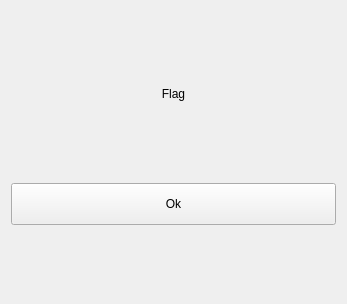
<?xml version="1.0" encoding="UTF-8"?>
<ui version="4.0">
 <class>DateSelector</class>
 <widget class="QDialog" name="DateSelector">
  <property name="geometry">
   <rect>
    <x>0</x>
    <y>0</y>
    <width>347</width>
    <height>304</height>
   </rect>
  </property>
  <property name="windowTitle">
   <string>Date Selector</string>
  </property>
  <property name="styleSheet">
   <string notr="true">/*#DateSelector{

background-color:white; border: 1px solid rgb(125,125,125);

}*/</string>
  </property>
  <layout class="QGridLayout" name="gridLayout">
   <item row="2" column="0">
    <widget class="QToolButton" name="btnOk">
     <property name="sizePolicy">
      <sizepolicy hsizetype="Preferred" vsizetype="Fixed">
       <horstretch>0</horstretch>
       <verstretch>0</verstretch>
      </sizepolicy>
     </property>
     <property name="minimumSize">
      <size>
       <width>0</width>
       <height>42</height>
      </size>
     </property>
     <property name="text">
      <string>Ok</string>
     </property>
    </widget>
   </item>
   <item row="0" column="0">
    <widget class="QLabel" name="lblFlag">
     <property name="sizePolicy">
      <sizepolicy hsizetype="Preferred" vsizetype="Fixed">
       <horstretch>0</horstretch>
       <verstretch>0</verstretch>
      </sizepolicy>
     </property>
     <property name="maximumSize">
      <size>
       <width>16777215</width>
       <height>30</height>
      </size>
     </property>
     <property name="text">
      <string>Flag</string>
     </property>
     <property name="alignment">
      <set>Qt::AlignmentFlag::AlignCenter</set>
     </property>
    </widget>
   </item>
   <item row="1" column="0">
    <layout class="QVBoxLayout" name="vLayout"/>
   </item>
  </layout>
 </widget>
 <resources/>
 <connections/>
</ui>
